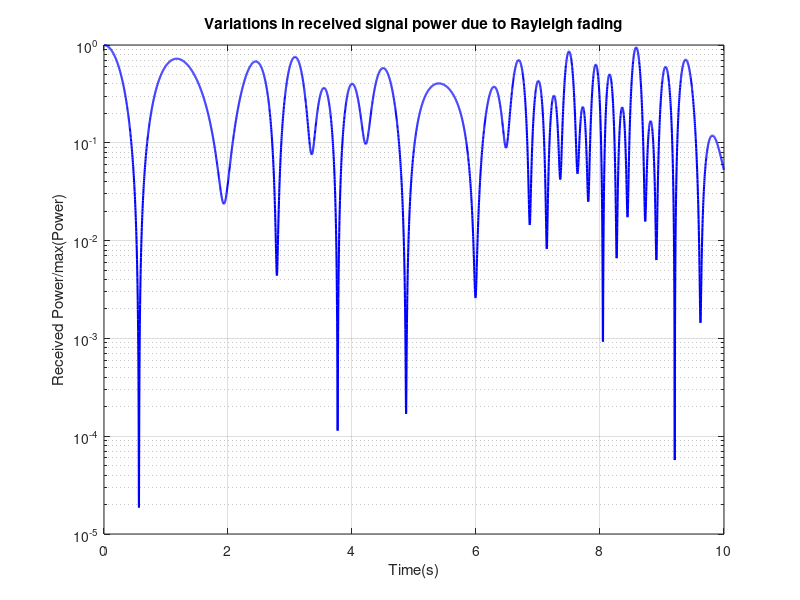

This figure's MATLAB source:
%% Rayleigh channel simulation
% 
% Copyright 2007 Telecommunications Lab
% $Revision: 1.0 $ $Date: 2007/06/21 12:45:07 $

%%
% 
N=5000;                                             %Number of paths
t=0.0001:10/N:10;                                   %Time range
fc=50*10.^9;                                        %Carrier frequency
wc=2*pi*fc;								
v=10/3600;                                          %Receiver speed[km/h]
c=300*10^6;                                         %Light speed
wm=wc*(v/c);                                        %Maximum shift
fm=wm/(2*pi);                                       %Doppler shift
for i=1:N
   A(i)=(2*pi/N)*i;                                 %Azimuthal angles
   wn(i)=wm*cos(A(i));
   O(i)=(pi*i)/(N+1);
   xc(i)=2*cos(wn(i)*t(i)).*cos(O(i))+cos(wm*t(i));
   xs(i)=2*cos(wn(i)*t(i)).*sin(O(i));
   T(i)=((1/(2*N+1)^0.5).*(xc(i)+j*xs(i))).^2;      %Complex envelope
end

semilogy(t,abs(T)/max(abs(T)),'b','LineWidth',1.5); %Fading graphic
title('Variations in received signal power due to Rayleigh fading');
ylabel('Received Power/max(Power)');
xlabel('Time(s)');
grid on;
